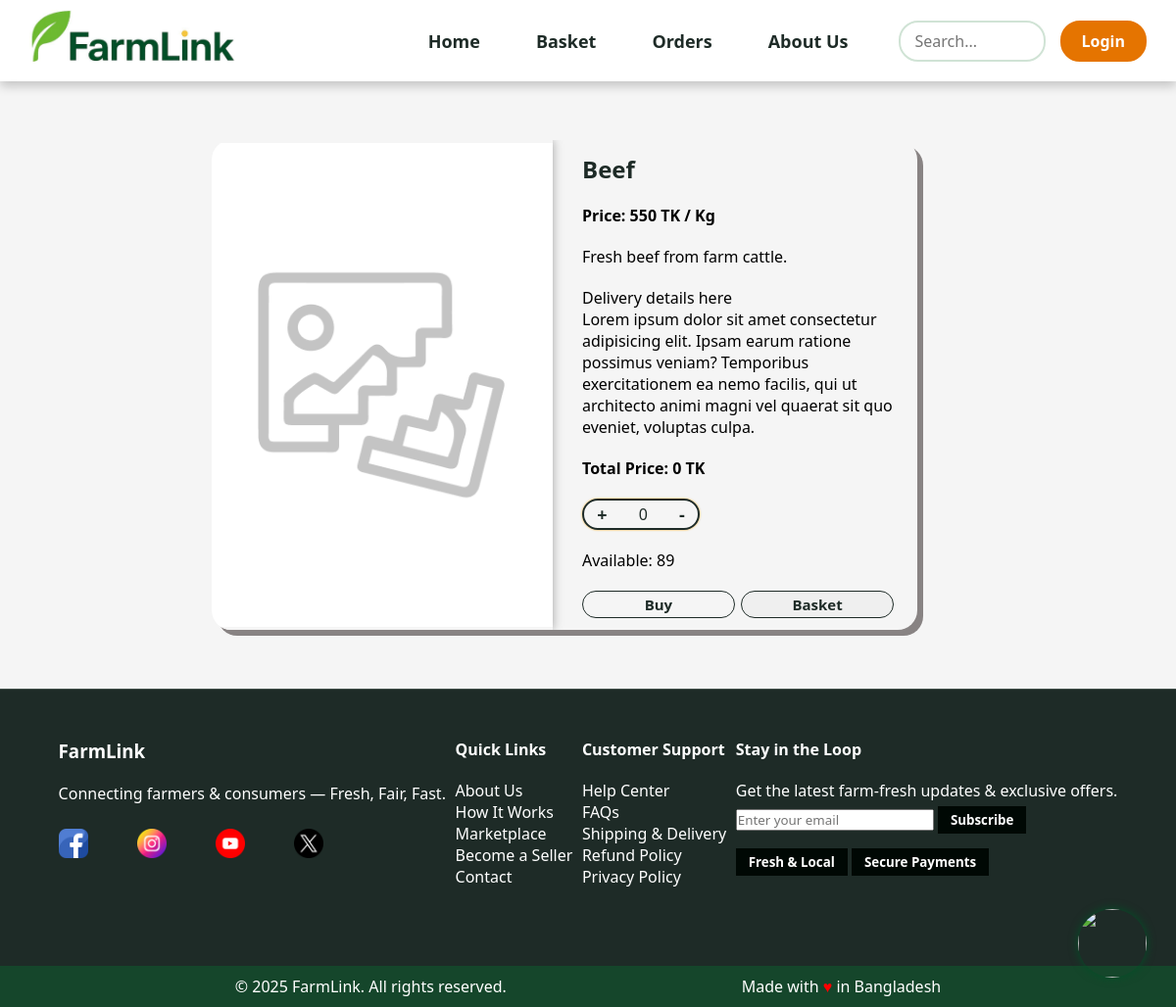
The page /views/buyers/product_details.php?id=69 on the database its author committed.
### tables this page shows
CREATE TABLE `product` (
  `product_id` int(50) NOT NULL,
  `name` varchar(50) NOT NULL,
  `description` varchar(500) NOT NULL,
  `unit_price` decimal(10,0) NOT NULL,
  `available_unit` decimal(10,0) NOT NULL,
  `image` varchar(150) NOT NULL,
  `seller_id` varchar(50) NOT NULL,
  `agent_id` varchar(50) DEFAULT NULL,
  `unit` varchar(50) NOT NULL,
  `category` varchar(50) NOT NULL,
  `date` datetime NOT NULL DEFAULT current_timestamp()
);

### models/db.php (called while the page is built, shortened)
<?php
 $server = "localhost";
 $username = "root";
 $password ="";
 $db ="farmlink";
$con = mysqli_connect($server , $username , $password,$db);
function read($c){
   global $con;
   $result=mysqli_query($con,$c);
   $data=[];
   while($row = mysqli_fetch_assoc($result)){
    array_push($data,$row);
   }
   return $data;
}
?>

### views/buyers/product_details.php (the view, shortened to what this page needs)
<?php
require('../../models/db.php');
?>
<!DOCTYPE html>
<html>
<head>
    <link rel="stylesheet" href="../../assets/css/comon.css">
    <link rel="stylesheet" href="../../assets/css/buyer/home.css">
    <link rel="stylesheet" href="../../assets/css/buyer/product_details.css">
</head>
<body style="color: black;">
<nav >
    <a href="home.php"><img class="logo" src="../../assets/img/farmlink_logo.jpg" ></a>
    <div id="navbtn">
    <ul>
        <li><a class="nav-link" href="home.php">Home</a></li>
        <li><a class="nav-link" href="basket.php">Basket</a></li>
        <li><a class="nav-link" href="order.php">Orders</a></li>
        <li><a class="nav-link" href="../about.php">About Us</a></li>
    </ul>
    <input type="text" placeholder="Search..." id="searchbar" >
    <?php session_start(); if(isset($_SESSION['user_data']) && $_SESSION['user_data']['role'] == 'Buyer'){ ?>
    <a class="orange_color" href="../../controllers/logout.php">Logout</a>
    <?php } else {  ?>
    <a class="orange_color" href="../Login.php">Login</a>
    <?php } ?>
    </div>
</nav>
     <div id="details_container">
        <?php
        if(isset($_GET['id'])){
           $data = read("Select * from product where product_id='{$_GET['id']}'");
        ?>
     <img id="image" src="<?= $data[0]['image'] ?>" alt="Product img"  onerror="this.src='../../assets/img/default.png'">
     <div class="details">
     <h2 sid="<?= $data[0]['seller_id'] ?>" id="name"><?= $data[0]['name'] ?></h2>
     <b>Price: <span id="price" > <?= $data[0]['unit_price']?></span> TK / <?= $data[0]['unit'] ?></b>
     <div  id="description"> <?= $data[0]['description'] ?></div>
     <div class="delivery_details"> Delivery details here  <br>Lorem ipsum dolor sit amet consectetur adipisicing elit. Ipsam earum ratione possimus veniam? Temporibus exercitationem ea nemo facilis, qui ut architecto animi magni vel quaerat sit quo eveniet, voluptas culpa.</div>
     <span style="font-weight: bold;" id="totalprice"></span>
        <div id="counter_btn"> <button type="button" class="increment_btn" id="increment_btn">+</button> <span id="value">0</span> <button type="button" class="decrement_btn" id="decrement_btn">-</button> </div><div > Available: <span id="available_unit"><?= $data[0]['available_unit'] ?></span></div>
        <div class="btndiv"> <a class="card_btn" id="buy_btn">Buy</a>
        <button class="card_btn" id="basket"> Basket</button> </div>
    </div>
    <?php
     }?>
</div>
<a href="basket.php"><img  id="basket_icon" src="../../assets/img/basket.png" alt=""></a>
</body>
<footer>
    <div class="footer-container">
        <div class="footer-top">
            <div class="footer-brand">
                <h3>FarmLink</h3>
                <p>Connecting farmers & consumers — Fresh, Fair, Fast.</p>
                <div class="footer-socials">
                    <a href="https://facebook.com"><img src="../../assets/img/facebook.png" alt="Facebook"></a>
                    <a href="https://instagram.com"><img src="../../assets/img/instagram.png" alt="Instagram"></a>
                    <a href="https://youtube.com"><img src="../../assets/img/youtube.png" alt="YouTube"></a>
                    <a href="https://twitter.com"><img src="../../assets/img/twitter.png" alt="Twitter"></a>
                </div>
            </div>
            <div class="footer-links">
                <h4>Quick Links</h4>
                <ul>
                    <li><a href="#">About Us</a></li>
                    <li><a href="#">How It Works</a></li>
                    <li><a href="#">Marketplace</a></li>
                    <li><a href="#">Become a Seller</a></li>
                    <li><a href="#">Contact</a></li>
                </ul>
            </div>
            <div class="footer-support">
                <h4>Customer Support</h4>
                <ul>
                    <li><a href="#">Help Center</a></li>
                    <li><a href="#">FAQs</a></li>
                    <li><a href="#">Shipping & Delivery</a></li>
                    <li><a href="#">Refund Policy</a></li>
                    <li><a href="#">Privacy Policy</a></li>
                </ul>
            </div>
            <div class="footer-newsletter">
                <h4>Stay in the Loop</h4>
                <p>Get the latest farm-fresh updates & exclusive offers.</p>
                    <input type="email" placeholder="Enter your email">
                    <button type="submit">Subscribe</button>
                <div class="footer-badges">
                    <button>Fresh & Local</button>
                    <button>Secure Payments</button>
                </div>
            </div>
        </div>
        <div class="footer-bottom">
            <span>© 2025 FarmLink. All rights reserved.</span>
            <span class="footer-made">Made with <span style="color: red;">♥</span> in Bangladesh</span>
        </div>
    </div>
</footer>
</html>

### assets/css/comon.css (style rules this page uses)
* { font-family: 'Segoe UI', Tahoma, Geneva, Verdana, sans-serif; }
:root { --darkgreen: #1E2B27; --orange: #E57400; --purple:#6952A2; --lightgreen:#D0E3D5; }
body { margin: 0; padding: 0; display:flex; flex-direction: column; min-height:100vh; }
h2, h3, h4, h5, h6 { margin: 0; padding: 0; color: var(--darkgreen); }
#searchbar { position: relative; left: 10px; border-radius: 20px; border: 2px solid var(--lightgreen); outline: none; font-size: 16px; padding: 8px 15px; width: 150px; transition: all 0.3s ease; }
nav { background-color: #ffffff; position: sticky; top: 0; box-shadow: 0 5px 10px rgba(0,0,0,0.2); display: flex; align-items: center; padding: 10px 30px; z-index: 11; }
#navbtn { display: flex; flex-wrap: nowrap; align-items: center; gap: 25px; margin-left: auto; }
.logo { width: 210px; height: auto; }
nav img { margin-bottom: 5px; }
nav ul { display: flex; list-style: none; margin: 0; padding: 0; gap: 5px; }
nav ul li { display: inline; }
nav ul li a { text-decoration: none; margin-left: 20px; color: var(--darkgreen); font-weight: bold; font-size: 18px; padding: 8px 16px; border-radius: 8px; transition: all 0.3s ease; position: relative; }
nav ul li a::after { content: ''; position: absolute; bottom: 5px; left: 50%; width: 0; height: 2px; background-color: var(--orange); transform: translateX(-50%); transition: width 0.3s ease; }
.orange_color { color: white; font-size: 16px; font-weight: bold; text-decoration: none; padding: 8px 20px; border-radius: 20px; background-color: var(--orange); border: 2px solid var(--orange); transition: all 0.3s ease; }
#basket_icon { width: 70px; height: 70px; position: fixed; bottom: 30px; right: 30px; cursor: pointer; z-index: 1000; border-radius: 50%; box-shadow: #025027 0px 0px 10px; }
footer { margin-top: auto; overflow-x: hidden; }

### assets/css/buyer/home.css (style rules this page uses)
* { margin: 0; padding: 0; box-sizing: border-box; }
:root { --darkgreen: #1E2B27; }
body { font-family: Arial, sans-serif; background-color: #f5f5f5; color: #333; margin: 1; padding: 0; }

### rows shown on the page
product: name "Beef", unit_price "550", unit "Kg", description "Fresh beef from farm cattle.", available_unit "89"
